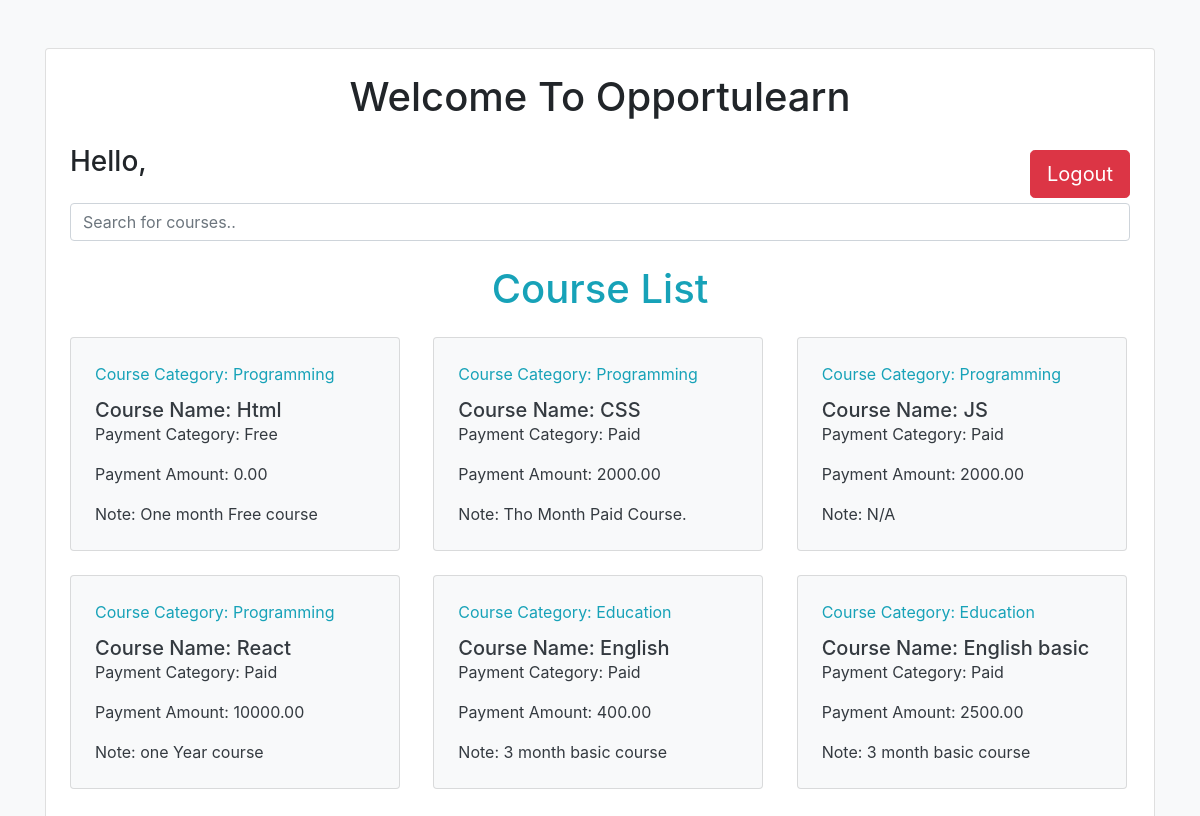
The page / on the database its author committed.
### education/models.py (models this page shows, shortened)
class Course(models.Model):
    CHOICE_ONE = 'Free'
    CHOICE_TWO = 'Paid'
    YOUR_CHOICES = [
        (CHOICE_ONE, 'Free'),
        (CHOICE_TWO, 'Paid'),
    ]
    category = models.ForeignKey(Category, on_delete=models.CASCADE)
    name = models.CharField(max_length=90)
    payment_category = models.CharField(
        max_length=10, choices=YOUR_CHOICES, default=CHOICE_ONE,)
    payment_amount = models.DecimalField(max_digits=10, decimal_places=2)
    note = models.TextField(null=True, blank=True)
    class Meta:
        verbose_name_plural = 'Courses'

class Category(models.Model):
    user = models.ForeignKey(User, on_delete=models.CASCADE)
    name = models.CharField(max_length=90)
    class Meta:
        verbose_name_plural = 'categories'

### education/views.py (the view)
# urls.py: 2. Add a URL to urlpatterns:  path('', views.home, name='home')
def home(request):
    category = Category.objects.all()
    course = Course.objects.all()
    context = {
        'category': category,
        'course': course,
    }
    return render(request, 'home.html', context)

### templates/home.html (shortened to what this page needs)
{% extends "./base.html" %}
{% load static %}
{% block content %}
    <input type="text" id="searchInput" onkeyup="searchCourses()" placeholder="Search for courses.." class="form-control mb-4">
    <h1 class="text-center mb-4 text-info">Course List</h1>
    <div class="row">
      {% for course in course %}
          <div class="col-md-4 mb-4 course-block">
              <div class="card p-4 bg-light text-dark" style="width: 330px;">
                  <p class="card-title text-info">Course Category: {{ course.category.name }}</p>
                  <div class="course-info">
                      <h5 class="card-text">Course Name: {{ course.name }}</h5>
                  </div>
                  <p class="card-text">Payment Category: {{ course.payment_category }}</p>
                  <p class="card-text">Payment Amount: {{ course.payment_amount }}</p>
                  <p class="card-text">Note: {{ course.note|default:"N/A" }}</p>
              </div>
          </div>
      {% endfor %}
    </div>
  </div>
</div>
{% endblock %}

### templates/base.html (shortened to what this page needs)
{% load static %}
<!doctype html>
<html lang="en">
  <head>
    <link rel="stylesheet" href="https://cdn.jsdelivr.net/npm/bootstrap@4.3.1/dist/css/bootstrap.min.css">
  </head>
  <body class="bg-light">
    <div class="container mt-5">
      <div class="card p-4">
        <h1 class="text-center mb-4">Welcome To Opportulearn</h1>
        <div class="d-flex justify-content-between align-items-center">
          <h3 class="text-center mb-4">Hello, {% if user.is_authenticated %} {{user}}  {% endif%}</h3>
          <a href="{% url 'logout' %}" class="btn btn-danger btn-lg">Logout</a>
        </div>
        <div id="content">{% block content %} {% endblock %}</div>
  </body>
</html>

### rows shown on the page
Course: category.name "Programming", name "Html", payment_category "Free", payment_amount "0.00", note "One month Free course"
Course: category.name "Programming", name "CSS", payment_category "Paid", payment_amount "2000.00", note "Tho Month Paid Course."
Course: category.name "Programming", name "JS", payment_category "Paid", payment_amount "2000.00", note "N/A"
Course: category.name "Programming", name "React", payment_category "Paid", payment_amount "10000.00", note "one Year course"
Course: category.name "Education", name "English", payment_category "Paid", payment_amount "400.00", note "3 month basic course"
Course: category.name "Education", name "English basic", payment_category "Paid", payment_amount "2500.00", note "3 month basic course"
